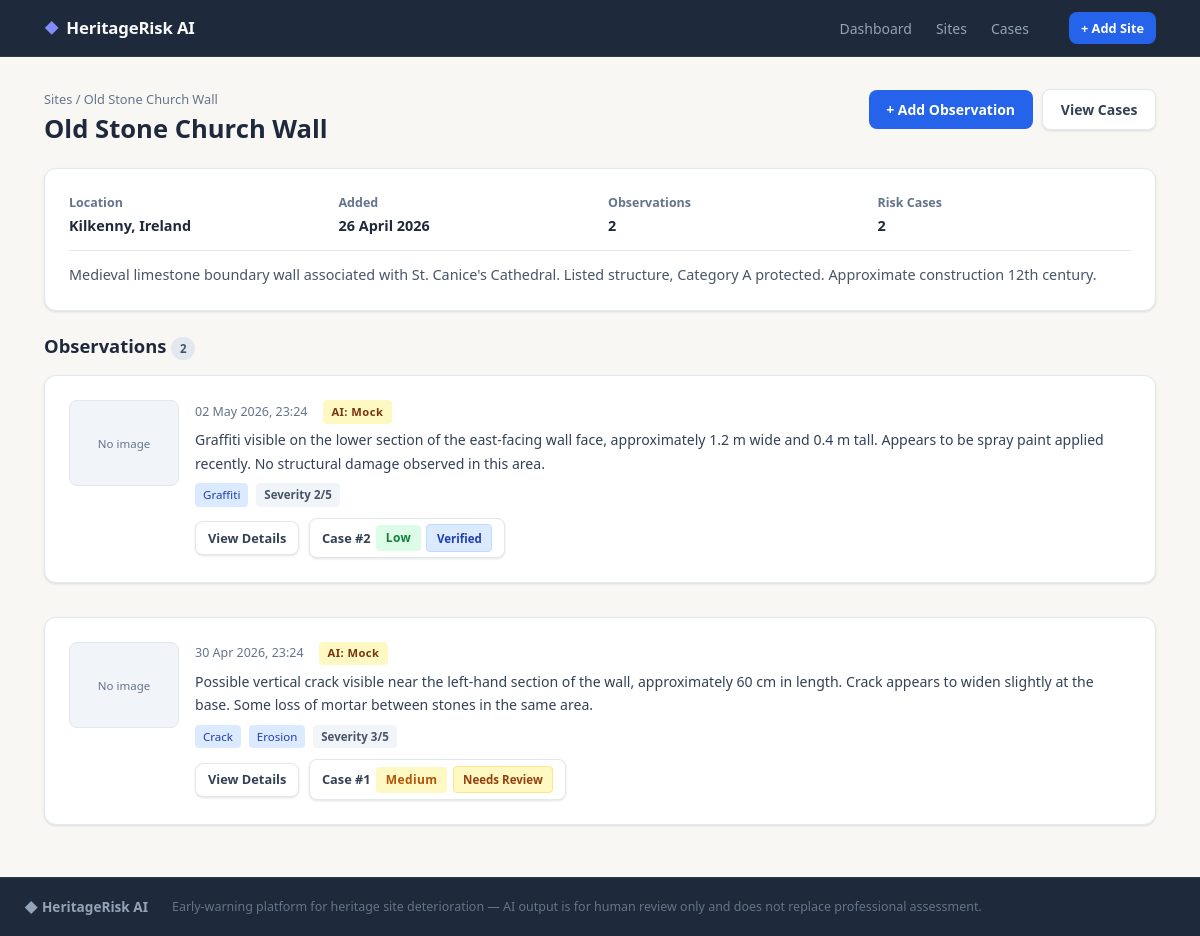
Page /sites/1 on the committed database.
### backend/app/models.py (models this page shows, shortened)
class Site(Base):
    __tablename__ = "sites"
    id: Mapped[int] = mapped_column(Integer, primary_key=True, index=True)
    name: Mapped[str] = mapped_column(String(200), nullable=False)
    location: Mapped[str] = mapped_column(String(200), nullable=True)
    description: Mapped[str] = mapped_column(Text, nullable=True)
    created_at: Mapped[datetime] = mapped_column(DateTime, default=datetime.utcnow)
    observations: Mapped[list["Observation"]] = relationship(
        "Observation", back_populates="site", cascade="all, delete-orphan"
    )

class Observation(Base):
    __tablename__ = "observations"
    id: Mapped[int] = mapped_column(Integer, primary_key=True, index=True)
    site_id: Mapped[int] = mapped_column(Integer, ForeignKey("sites.id"), nullable=False)
    image_filename: Mapped[str] = mapped_column(String(300), nullable=True)
    notes: Mapped[str] = mapped_column(Text, nullable=True)
    damage_tags: Mapped[str] = mapped_column(String(300), nullable=True, default="")
    severity: Mapped[int] = mapped_column(Integer, nullable=False, default=1)
    created_at: Mapped[datetime] = mapped_column(DateTime, default=datetime.utcnow)
    ai_analysis_status: Mapped[str] = mapped_column(String(20), nullable=True, default="not_run")
    ai_summary: Mapped[str] = mapped_column(Text, nullable=True)
    ai_confidence: Mapped[int] = mapped_column(Integer, nullable=True)
    ai_provider: Mapped[str] = mapped_column(String(50), nullable=True)
    ai_recommended_action: Mapped[str] = mapped_column(Text, nullable=True)
    ai_raw_response: Mapped[str] = mapped_column(Text, nullable=True)
    site: Mapped["Site"] = relationship("Site", back_populates="observations")
    risk_case: Mapped["RiskCase"] = relationship(
        "RiskCase", back_populates="observation", uselist=False, cascade="all, delete-orphan"
    )

class RiskCase(Base):
    __tablename__ = "risk_cases"
    id: Mapped[int] = mapped_column(Integer, primary_key=True, index=True)
    observation_id: Mapped[int] = mapped_column(
        Integer, ForeignKey("observations.id"), unique=True, nullable=False
    )
    risk_score: Mapped[int] = mapped_column(Integer, nullable=False, default=0)
    risk_band: Mapped[str] = mapped_column(String(20), nullable=False, default="Low")
    status: Mapped[str] = mapped_column(String(50), nullable=False, default="Draft")
    routed_to: Mapped[str] = mapped_column(String(200), nullable=True)
    report_path: Mapped[str] = mapped_column(String(300), nullable=True)
    created_at: Mapped[datetime] = mapped_column(DateTime, default=datetime.utcnow)
    updated_at: Mapped[datetime] = mapped_column(
        DateTime, default=datetime.utcnow, onupdate=datetime.utcnow
    )
    observation: Mapped["Observation"] = relationship("Observation", back_populates="risk_case")
    STATUSES = ["Draft", "Needs Review", "Verified", "Routed", "Closed"]

### backend/app/main.py (the view)
@app.get("/sites/{site_id}", response_class=HTMLResponse)
def site_detail(site_id: int, request: Request, db: Session = Depends(get_db)):
    site = db.query(Site).filter(Site.id == site_id).first()
    if not site:
        raise HTTPException(status_code=404, detail="Site not found")
    return templates.TemplateResponse(
        "site_detail.html", {"request": request, "site": site}
    )

### backend/app/templates/site_detail.html (shortened to what this page needs)
{% extends "base.html" %}
{% block content %}
<div class="page-header">
  <div>
    <p class="breadcrumb"><a href="/sites">Sites</a> / {{ site.name }}</p>
    <h1>{{ site.name }}</h1>
  </div>
  <div class="page-header-actions">
    <a class="btn-primary" href="/sites/{{ site.id }}/observations/new">+ Add Observation</a>
    <a class="btn-secondary" href="/cases">View Cases</a>
  </div>
</div>
<div class="card site-summary">
  <div class="site-summary-grid">
    <div>
      <dt>Location</dt>
      <dd>{{ site.location or "Not specified" }}</dd>
    </div>
    <div>
      <dt>Added</dt>
      <dd>{{ site.created_at.strftime("%d %B %Y") }}</dd>
    </div>
    <div>
      <dt>Observations</dt>
      <dd>{{ site.observations | length }}</dd>
    </div>
    <div>
      <dt>Risk Cases</dt>
      {% set case_count = site.observations | selectattr("risk_case") | list | length %}
      <dd>{{ case_count }}</dd>
    </div>
  </div>
  {% if site.description %}
  <p class="site-description">{{ site.description }}</p>
  {% endif %}
</div>
<div class="section-header">
  <h2>Observations <span class="badge">{{ site.observations | length }}</span></h2>
</div>
{% if site.observations %}
<div class="obs-list">
  {% for obs in site.observations | sort(attribute="created_at", reverse=True) %}
  <div class="card obs-card">
    {% if obs.image_filename %}
    <a href="/observations/{{ obs.id }}">
      <img class="obs-thumb" src="/uploads/{{ obs.image_filename }}" alt="Observation photo" />
    </a>
    {% else %}
    <div class="obs-thumb obs-placeholder"><span>No image</span></div>
    {% endif %}
    <div class="obs-body">
      <div class="obs-top">
        <span class="obs-date">{{ obs.created_at.strftime("%d %b %Y, %H:%M") }}</span>
        {% if obs.ai_analysis_status == "complete" %}
          <span class="ai-badge ai-badge-complete">AI: Azure</span>
        {% elif obs.ai_analysis_status == "mock" %}
          <span class="ai-badge ai-badge-mock">AI: Mock</span>
        {% elif obs.ai_analysis_status == "failed" %}
          <span class="ai-badge ai-badge-failed">AI: Failed</span>
        {% else %}
          <span class="ai-badge ai-badge-pending">AI: Not run</span>
        {% endif %}
      </div>
      <p class="obs-notes">{{ obs.notes or "No notes recorded." }}</p>
      <div class="obs-tags">
        {% for tag in obs.tags_list %}
        <span class="tag">{{ TAG_LABELS.get(tag, tag) }}</span>
        {% endfor %}
        <span class="severity-pill">Severity {{ obs.severity }}/5</span>
      </div>
      <div class="obs-actions">
        <a class="btn-secondary btn-sm" href="/observations/{{ obs.id }}">View Details</a>
        {% if obs.risk_case %}
          <a class="btn-secondary btn-sm" href="/cases/{{ obs.risk_case.id }}">
            Case #{{ obs.risk_case.id }}
            <span class="band band-{{ obs.risk_case.risk_band | lower }}">{{ obs.risk_case.risk_band }}</span>
            <span class="status-badge status-{{ obs.risk_case.status | lower | replace(' ', '-') }}">{{ obs.risk_case.status }}</span>
          </a>
        {% else %}
          <form method="post" action="/observations/{{ obs.id }}/create_case" style="display:inline">
            <button class="btn-primary btn-sm" type="submit">Create Risk Case</button>
          </form>
        {% endif %}
      </div>
    </div>
  </div>
  {% endfor %}
</div>
{% else %}
<div class="card">
  <p class="empty">No observations yet for this site.</p>
  <a class="btn-primary mt" href="/sites/{{ site.id }}/observations/new">Add the first observation</a>
</div>
{% endif %}
{% endblock %}

### rows in the picture
Site: name "Old Stone Church Wall", location "Kilkenny, Ireland", created_at "26 April 2026", description "Medieval limestone boundary wall associated with St. Canice's Cathedral. Listed structure, Category A protected. Approximate construction 12th century."
Observation: shows "No image", created_at "02 May 2026, 23:24", ai_analysis_status "AI: Mock", notes "Graffiti visible on the lower section of the east-facing wall face, approximately 1.2 m wide and 0.4 m tall. Appears to be spray paint applied recently. No structural damage observed in this area.", get "Graffiti", severity "2", risk_case.id "2", risk_case.risk_band "Low", risk_case.status "Verified"
Observation: shows "No image", created_at "30 Apr 2026, 23:24", ai_analysis_status "AI: Mock", notes "Possible vertical crack visible near the left-hand section of the wall, approximately 60 cm in length. Crack appears to widen slightly at the base. Some loss of mortar between stones in the same area.", get "Crack" "Erosion", severity "3", risk_case.id "1", risk_case.risk_band "Medium", risk_case.status "Needs Review"

### other values in the picture
{{ site.observations | length }} "2"
{{ case_count }} "2"
